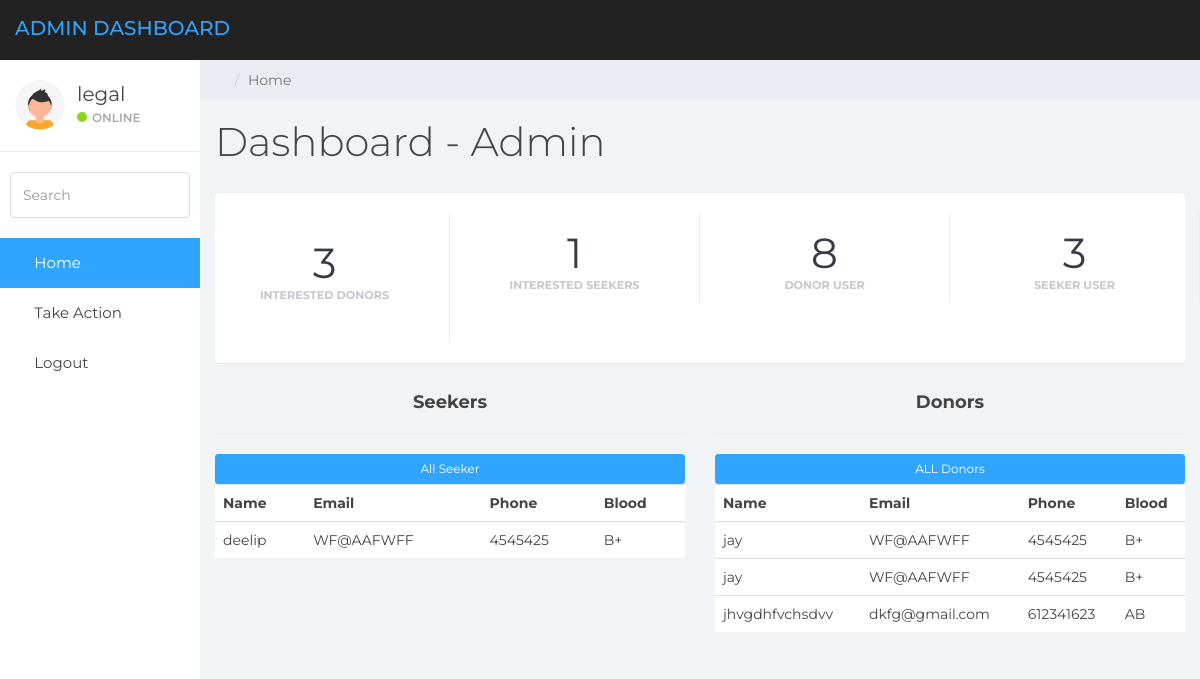
Screenshot of /admindashboard (signed in) with the database file from the repository.
### home/models.py (models this page shows, shortened)
class bloodseeker(models.Model):
    id=models.AutoField(primary_key=True)
    name = models.CharField(max_length=200, null=True)
    email = models.CharField(max_length=200, null=True)
    phone = models.CharField(max_length=200, null=True)
    blood = models.CharField(max_length=200, null=True)
    desc = models.CharField(max_length=200, null=True)
    timestamp=models.DateTimeField(auto_now_add=True, blank=True)

class blooddonor(models.Model):
    id=models.AutoField(primary_key=True)
    name = models.CharField(max_length=200, null=True)
    email = models.CharField(max_length=200, null=True)
    phone = models.CharField(max_length=200, null=True)
    blood = models.CharField(max_length=200, null=True)
    desc = models.CharField(max_length=200, null=True)
    timestamp=models.DateTimeField(auto_now_add=True, blank=True)

### home/decoraters.py (the view)
	def wrapper_function(request, *args, **kwargs):
		group = None
		if request.user.groups.exists():
			group = request.user.groups.all()[0].name
		if group == 'donor':
			return redirect('donordashboard')
		elif group == 'seeker':
			return redirect('seekerdashboard')
		if group == 'admin':
			return view_func(request, *args, **kwargs)

### home/decoraters.py (called while the page is built)
def admin_only(view_func):
	def wrapper_function(request, *args, **kwargs):
		group = None
		if request.user.groups.exists():
			group = request.user.groups.all()[0].name
		if group == 'donor':
			return redirect('donordashboard')
		elif group == 'seeker':
			return redirect('seekerdashboard')
		if group == 'admin':
			return view_func(request, *args, **kwargs)
	return wrapper_function

### home/views.py (called while the page is built)
@login_required(login_url='login')
@admin_only
def admindashboard(request):
    dons=blooddonor.objects.all()
    seeks=bloodseeker.objects.all()
    d=donor.objects.all()
    s=seeker.objects.all()
    total_donors= dons.count()
    total_seekers= seeks.count()
    td= d.count()
    ts= s.count()
    context={'dons':dons, 'seeks':seeks,'td':td, 'ts':ts, 'total_donors':total_donors, 'total_seekers':total_seekers}
    return render(request, 'admindashboard.html', context)

### templates/admindashboard.html (shortened to what this page needs)
<!DOCTYPE html>
<html>
<head>
	<link href="/static/dashboard/css/bootstrap.min.css" rel="stylesheet">
	<link href="/static/dashboard/css/font-awesome.min.css" rel="stylesheet">
	<link href="/static/dashboard/css/datepicker3.css" rel="stylesheet">
	<link href="/static/dashboard/css/styles.css" rel="stylesheet">
</head>
<body>
	<nav class="navbar navbar-custom navbar-fixed-top" role="navigation">
		<div class="container-fluid">
			<div class="navbar-header">
				<a class="navbar-brand" href="#"><span>Admin Dashboard</span></a>
			</div>
		</div>
	</nav>
	<div id="sidebar-collapse" class="col-sm-3 col-lg-2 sidebar">
		<div class="profile-sidebar">
			<div class="profile-userpic">
				<img src="/static/dashboard/images/profile.svg" class="img-responsive" alt="">
			</div>
			<div class="profile-usertitle">
				<div class="profile-usertitle-name">{{request.user}}</div>
				<div class="profile-usertitle-status"><span class="indicator label-success"></span>Online</div>
			</div>
		</div>
		<form role="search">
			<div class="form-group">
				<input type="text" class="form-control" placeholder="Search">
			</div>
		</form>
		<ul class="nav menu">
			<li class="active"><a href="{% url 'admindashboard' %}"><em class="fa fa-dashboard">&nbsp;</em> Home</a>
			</li>
			<li><a href="{% url 'adminaction' %}"><em class="fa fa-calendar">&nbsp;</em> Take Action</a></li>
			<li><a href="{% url 'logout' %}"><em class="fa fa-power-off">&nbsp;</em> Logout</a></li>
		</ul>
	</div>
	<div class="col-sm-9 col-sm-offset-3 col-lg-10 col-lg-offset-2 main">
		<div class="row">
			<ol class="breadcrumb">
				<li><a href="#">
						<em class="fa fa-home"></em>
					</a></li>
				<li class="active">Home</li>
			</ol>
		</div>
		<div class="row">
			<div class="col-lg-12">
				<h1 class="page-header">Dashboard - Admin </h1>
			</div>
		</div>
		<div class="panel panel-container">
			<div class="row">
				<div class="col-xs-6 col-md-3 col-lg-3 no-padding">
					<div class="panel panel-teal panel-widget border-right">
						<div class="panel panel-red panel-widget ">
							<div class="row no-padding">
								<div class="large">{{total_donors}}</div>
								<div class="text-muted">Interested Donors</div>
							</div>
						</div>
					</div>
				</div>
				<div class="col-xs-6 col-md-3 col-lg-3 no-padding">
					<div class="panel panel-teal panel-widget border-right">
						<div class="row no-padding">
							<div class="large">{{total_seekers}}</div>
							<div class="text-muted">Interested Seekers</div>
						</div>
					</div>
				</div>
				<div class="col-xs-6 col-md-3 col-lg-3 no-padding">
					<div class="panel panel-blue panel-widget border-right">
						<div class="row no-padding">
							<div class="large">{{td}}</div>
							<div class="text-muted">Donor user</div>
						</div>
					</div>
				</div>
				<div class="col-xs-6 col-md-3 col-lg-3 no-padding">
					<div class="panel panel-orange panel-widget border-right">
						<div class="row no-padding">
							<div class="large">{{ts}}</div>
							<div class="text-muted">Seeker user</div>
						</div>
					</div>
				</div>
			</div>
		</div>
		<div class="row">
			<div class="col-md-6">
				<h4 class="text-center"><b>Seekers</b></h4>
				<hr>
				<div class="card card-body">
					<a class="btn btn-primary  btn-sm btn-block" href="">All Seeker</a>
					<table class="table table-sm">
						<tr>
							<th>Name</th>
							<th>Email</th>
							<th>Phone</th>
							<th>Blood</th>
						</tr>
						{% for seek in seeks %}
						<tr>
							<td>{{seek.name}}</td>
							<td>{{seek.email}}</td>
							<td>{{seek.phone}}</td>
							<td>{{seek.blood}}</td>
						</tr>
						{% endfor %}
					</table>
				</div>
			</div>
			<div class="col-md-6">
				<h4 class="text-center"><b>Donors</b></h4>
				<hr>
				<div class="card card-body">
					<a class="btn btn-primary  btn-sm btn-block" href="">ALL Donors</a>
					<table class="table table-sm">
						<tr>
							<th>Name</th>
							<th>Email</th>
							<th>Phone</th>
							<th>Blood</th>
						</tr>
						{% for don in dons %}
						<tr>
							<td>{{don.name}}</td>
							<td>{{don.email}}</td>
							<td>{{don.phone}}</td>
							<td>{{don.blood}}</td>
						</tr>
						{% endfor %}
					</table>
				</div>
			</div>
		</div>
	</div>
</body>
</html>

### static/dashboard/css/styles.css (style rules this page uses)
body { background: #f1f4f7; padding-top: 60px; font-size: 14px; color: #444444; font-family: "Montserrat", "Helvetica Neue", Helvetica, Arial, sans-serif; }
a, a:hover, a:focus { color: #30a5ff; }
h1, h2, h3, h4, h5, h6 { color: #444444; }
h1 { font-weight: 300; font-size: 40px; }
h3, h4 { font-weight: 300; }
.large { font-size: 2em; }
.text-muted { color: #c5c7cc; }
.no-padding { padding: 0; margin: 0; }
input.form-control { border: 1px solid #ddd; box-shadow: none; height: 46px; }
.navbar-custom { background: #222; height: 60px; }
.navbar-header .navbar-brand { color: #fff; font-size: 20px; text-transform: uppercase; font-weight: 500; height: 60px; padding-top: 18px; }
.navbar-header .navbar-brand span { color: #30a5ff; }
.btn-primary, .btn-primary:hover, .btn-primary:focus, .btn-primary:active, .btn-primary.active, .open > .dropdown-toggle.btn-primary, .btn-primary.disabled, .btn-primary[disabled], fieldset[disabled] .btn-primary, .btn-primary.disabled:hover, .btn-primary[disabled]:hover, fieldset[disabled] .btn-primary:hover, .btn-primary.disabled:focus, .btn-primary[disabled]:focus, fieldset[disabled] .btn-primary:focus, .btn-primary.disabled:active, .btn-primary[disabled]:active, fieldset[disabled] .btn-primary:active, .btn-primary.disabled.active, .btn-primary[disabled].active, fieldset[disabled] .btn-primary.active { background-color: #30a5ff; border-color: #30a5ff; }
.label-success { background-color: #8ad919; }
.panel { border: 0; }
.panel-container { padding-top: 20px; }
.panel-blue { background: #30a5ff; color: #fff; }
.panel-teal { background: #1ebfae; color: #fff; }
.panel-orange { background: #ffb53e; color: #fff; }
.panel-red { background: #f9243f; color: #fff; }
.panel-widget { padding: 10px 0; position: relative; box-shadow: none; border-radius: 0; background: none; text-align: center; color: #333; }
.panel-widget .text-muted { margin-top: -6px; text-transform: uppercase; font-weight: bold; font-size: 0.8em; }
.panel-widget .large { color: #373b45; font-size: 3em; }
.border-right { border-right: 1px solid #dadbda; }
.panel .border-top, .panel .border-right, .panel .border-bottom, .panel .border-left { border-color: #e9ecf2; }
.navbar { border: 0; }
.sidebar { display: block; padding: 0; display: none; box-shadow: none; background: #fff; }
.sidebar ul { margin: 20px 0px; }
.sidebar form { padding: 10px 0 0 0; margin: 10px 10px 20px 10px; }
@media (min-width: 768px) { .sidebar { display: block; position: fixed; top: 60px; bottom: 0; left: 0; z-index: 1000; display: block; margin: 0; padding: 0; overflow-x: hidden; overflow-y: auto; } }
@media (min-width: 768px) { .navbar-header { width: 100%; } }
.sidebar ul.nav .active a, .sidebar ul.nav li.parent a.active, .sidebar ul.nav .active > a:hover, .sidebar ul.nav li.parent a.active:hover, .sidebar ul.nav .active > a:focus, .sidebar ul.nav li.parent a.active:focus { color: #fff; background-color: #30a5ff; }
.sidebar ul.nav li a { height: 50px; font-size: 15px; line-height: 2em; color: #444444; }
.profile-sidebar { padding: 10px 0; border-bottom: 1px solid #e9ecf2; }
.indicator { width: 10px; height: 10px; display: inline-block; border-radius: 9999px; margin-right: 5px; }
.profile-userpic img { float: left; margin: 10px 0px 0px 15px; width: 50px; height: 50px; border-radius: 9999px !important; }
.profile-usertitle { float: left; text-align: left; margin: 10px 0 0 12px; }
.profile-usertitle-name { font-size: 20px; margin-bottom: 0px; }
.profile-usertitle-status { text-transform: uppercase; color: #AAA; font-size: 12px; font-weight: 600; margin-bottom: 15px; }
.breadcrumb { border-radius: 0; padding: 10px 15px 10px 15px; background: #e9ecf2; margin: 0; }
h1.page-header { margin-top: 20px; border-bottom: 0; }
.table { background: #fff; }

### rows the page displays
bloodseeker: name "deelip", email "WF@AAFWFF", phone "4545425", blood "B+"
blooddonor: name "jay", email "WF@AAFWFF", phone "4545425", blood "B+"
blooddonor: name "jay", email "WF@AAFWFF", phone "4545425", blood "B+"
blooddonor: name "jhvgdhfvchsdvv", email "dkfg@gmail.com", phone "612341623", blood "AB"

### other values shown
{{ request.user }} "legal"
{{ total_donors }} "3"
{{ total_seekers }} "1"
{{ td }} "8"
{{ ts }} "3"
